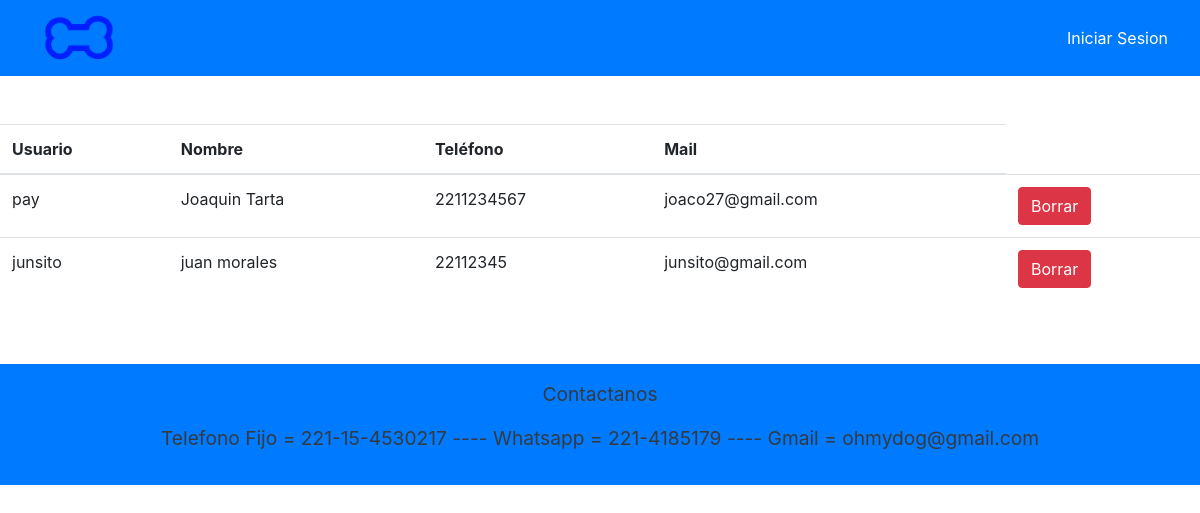
Before: /listarClientes with the older database file.
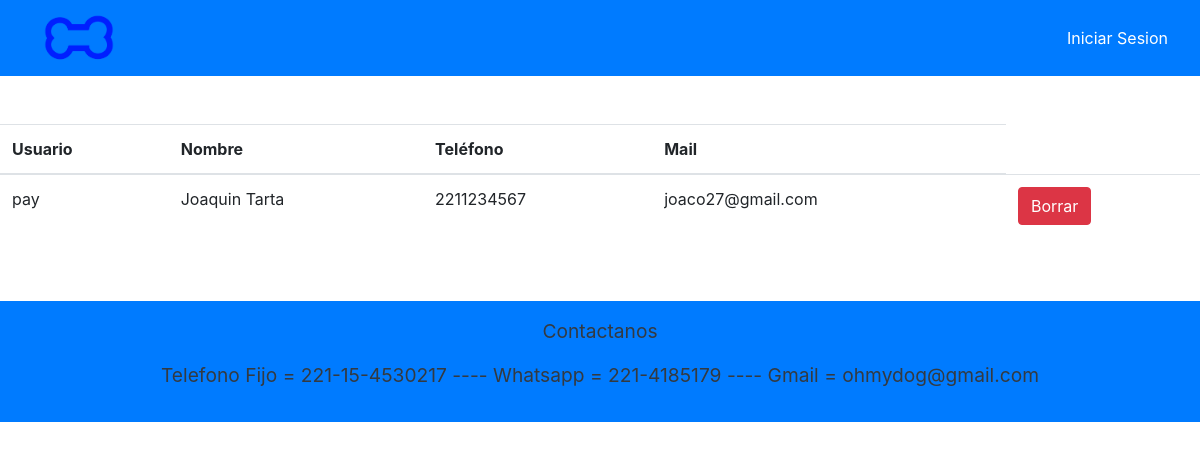
After: the same page with the newer database file.
### APP/models.py (models this page shows)
class Cliente(models.Model):
    nombreC = models.CharField(max_length=15)
    usuario = models.CharField(max_length=30)
    contra = models.CharField(max_length=30, null=True)
    mail = models.EmailField(max_length=30)
    telefono = models.IntegerField()

### APP/views.py (the view)
# urls.py: path('listarClientes',views.listarClientes,name='listarClientes'),
def listarClientes(request):
    cli = Cliente.objects.all()
    context = {
        'context':cli,
        'usuario':usuario
    }
    return render(request, 'paginas/listarClientes.html', context)

### APP/templates/paginas/listarClientes.html (shortened to what this page needs)
{% extends 'paginas/base.html' %}
{% load static %}
{% block contenido %}
<div class="d-flex justify-content-center flex-column align-items-center">
    {% if context|length == 0 %}
        <p>No hay Clientes Registrados</p>
    {% else %}
    <table class="table">
        <thead>
          <tr>
            <th>Usuario</th>
            <th>Nombre</th>
            <th>Teléfono</th>
            <th>Mail</th>
          </tr>
        </thead>
        <tbody>
          {% for c in context %}
          {% if c.usuario != 'Veterinario' %}
          <tr>
            <td>{{ c.usuario }}</td>
            <td>{{ c.nombreC }}</td>
            <td>{{ c.telefono }}</td>
            <td>{{ c.mail }}</td>
            <td><a href="./borrarCliente/{{c.usuario}}" class="btn btn-danger">Borrar</a></td>
          </tr>
          {% endif %}
          {% endfor %}
        </tbody>
    </table>
    {% endif %}
</div>
{% endblock %}

Changed rows visible on the page:
removed Cliente: usuario "junsito", nombreC "juan morales", telefono "22112345", mail "junsito@gmail.com"
